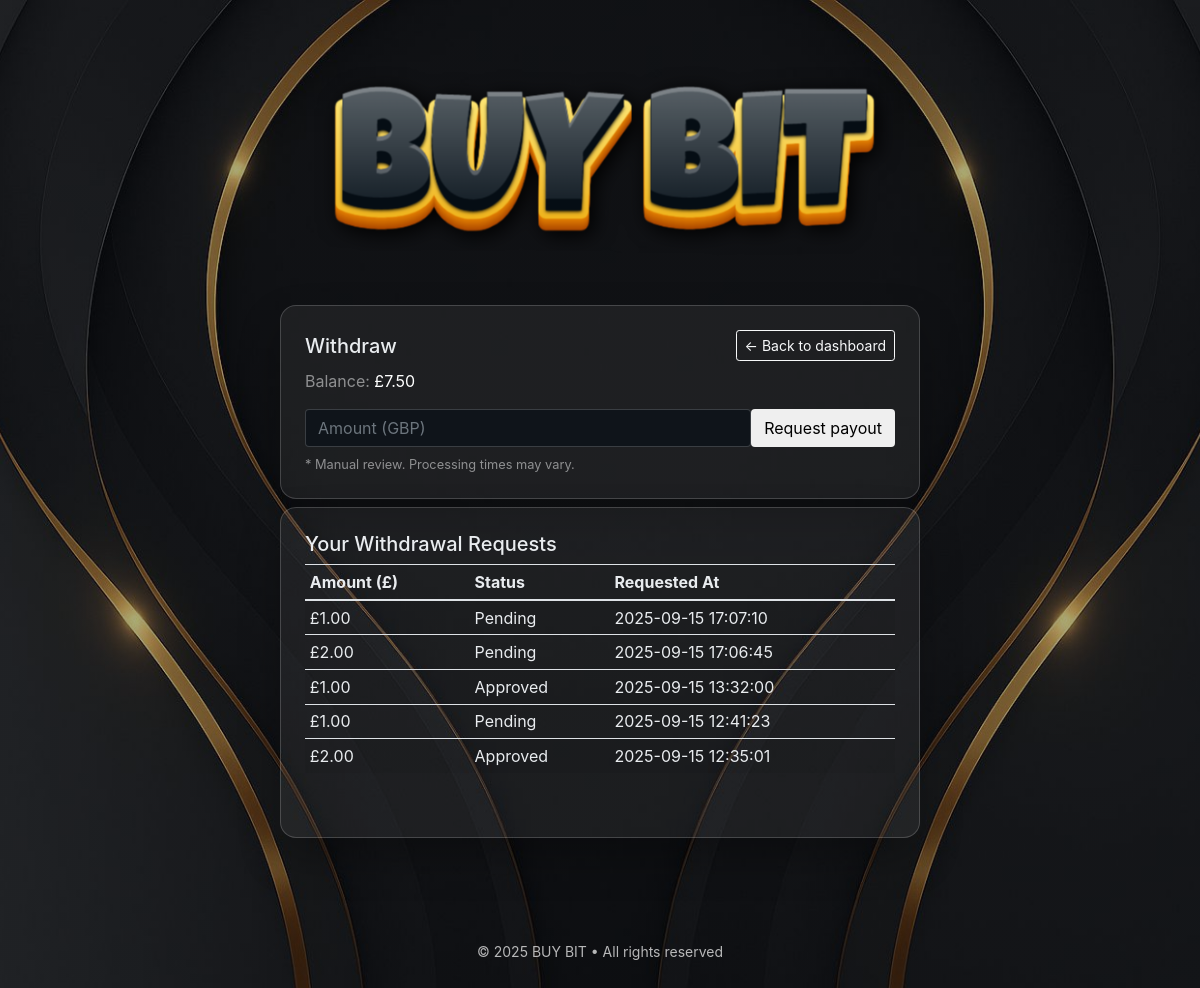
Page /withdraw (signed in) on the committed database.
### tables this page shows
CREATE TABLE withdrawals(
            id INTEGER PRIMARY KEY AUTOINCREMENT,
            user_id INTEGER NOT NULL,
            amount REAL NOT NULL,
            status TEXT DEFAULT 'pending',  -- pending, approved, rejected
            created_at DATETIME DEFAULT CURRENT_TIMESTAMP,
            FOREIGN KEY (user_id) REFERENCES users(id) ON DELETE CASCADE
        );

### app.py (the view)
@app.get("/withdraw", endpoint="withdraw_page")
def withdraw_page():
    if not is_logged_in():
        return redirect(url_for("login"))
    u = current_user()
    with get_db() as con:
        cur = con.cursor()
        row = cur.execute("SELECT id, paypal_email FROM users WHERE username=?", (u,)).fetchone()
        user_id = row["id"]
        paypal_email = row["paypal_email"] or ""
        withdrawals = cur.execute("""
            SELECT id, amount, status, created_at
            FROM withdrawals
            WHERE user_id = ?
            ORDER BY created_at DESC
        """, (user_id,)).fetchall()
    try:
        bal = total_balance(u)
    except Exception:
        bal = 0.0
    return render_template("withdraw.html", balance=bal, paypal_email=paypal_email,
                           username=u, withdrawals=withdrawals)

### app.py (called while the page is built)
def get_db():
    con = sqlite3.connect(DB_PATH, detect_types=sqlite3.PARSE_DECLTYPES)
    con.row_factory = sqlite3.Row
    return con

def current_user() -> Optional[str]:
    return session.get("username")

def is_logged_in() -> bool:
    return "username" in session

def total_balance(username: str) -> float:
    with get_db() as con:
        cur = con.cursor()
        row = cur.execute("SELECT COALESCE(SUM(amount),0) AS s FROM earnings WHERE user=?", (username,)).fetchone()
    try:
        total_earnings = float(row["s"] or 0.0)
        withdrawal_row = cur.execute("""
            SELECT COALESCE(SUM(amount), 0) AS total_withdrawn
            FROM withdrawals w
            JOIN users u ON w.user_id = u.id
            WHERE u.username = ? AND w.status = 'approved'
        """, (username,)).fetchone()
        total_withdrawn = float(withdrawal_row["total_withdrawn"] or 0.0)
        balance = total_earnings - total_withdrawn
        return balance
    except Exception:
        return 0.0

@app.context_processor
def inject_bg_defaults():
    return {
        "bg_video_url": os.getenv("BG_VIDEO_URL") or None,
        "bg_image_url": url_for("static", filename="img/bg.jpg"),
        "bg_dim": os.getenv("BG_DIM", ".35"),
        "show_dev_tools": SHOW_DEV_TOOLS,
        "PRICE_GBP": PRICE_GBP,
        "back_to_dashboard_url": url_for("dashboard") if is_logged_in() else url_for("login")
    }

@app.context_processor
def _back_link_ctx():
    return {"back_to_dashboard_url": url_for("dashboard")}

@app.before_request
def _legacy_safe_login_catcher():
    if request.path == "/_alias/safeLogin":
        if "username" in session:
            return redirect(url_for("dashboard"))
        return redirect(url_for("login"))

### templates/withdraw.html (shortened to what this page needs)
{% extends "base.html" %}
{% block content %}
<div class="container">
  <div class="glass-box p-4" style="max-width:640px; margin:0 auto;">
    <div class="d-flex justify-content-between align-items-center mb-2">
      <h5 class="m-0">Withdraw</h5>
      <a class="btn btn-sm btn-outline-light" href="{{ url_for('dashboard') }}">← Back to dashboard</a>
    </div>
    <div class="text-white-50 mb-3">
      Balance: <span class="text-white">£{{ "%.2f"|format(balance or 0) }}</span>
    </div>
    <form method="post" action="{{ url_for('withdraw_submit') }}" class="d-flex gap-2">
      <input class="form-control" name="amount" type="number" min="1" step="0.01" placeholder="Amount (GBP)" required>
      <button class="btn btn-outline-gold">Request payout</button>
    </form>
    <div class="text-white-50 small mt-2">
      * Manual review. Processing times may vary.
    </div>
  </div>
   <div class="glass-box p-4 mt-2" style="max-width:640px; margin:0 auto;">
    <h5>Your Withdrawal Requests</h5>
    <div class="table-responsive mb-4">
        <table class="table table-sm table-striped">
            <thead>
                <tr>
                    <th>Amount (£)</th>
                    <th>Status</th>
                    <th>Requested At</th>
                </tr>
            </thead>
            <tbody>
                {% for w in withdrawals %}
                <tr>
                    <td>£{{ "%.2f"|format(w.amount) }}</td>
                    <td>{{ w.status.title() }}</td>
                    <td>{{ w.created_at }}</td>
                </tr>
                {% else %}
                <tr>
                    <td colspan="3">No withdrawal requests yet.</td>
                </tr>
                {% endfor %}
            </tbody>
        </table>
    </div>
    </div>
</div>
{% endblock %}

### templates/base.html (shortened to what this page needs)
<!DOCTYPE html>
<html lang="en">
<head>
  <link rel="stylesheet" href="{{ url_for('static', filename='vendor/bootstrap/bootstrap.min.css') }}">
  <link rel="stylesheet" href="{{ url_for('static', filename='style.css', v=130) }}">
</head>
<body class="has-bg {{ 'bg-video' if bg_video_url else 'bg-image' }}"
      style="--bg-image:url('{{ bg_image_url }}'); --bg-dim: {{ bg_dim }};">
  <header class="bb-header">
    <div class="container text-center">
      {% block header_logo %}
      <a href="{{ url_for('services') }}" class="d-inline-block">
  <img src="{{ url_for('static', filename='logo.png') }}" alt="BUYBIT" class="brand-logo">
</a>
      {% endblock %}
    </div>
  </header>
  <main class="bb-main">
    <div class="container" style="max-width: 960px">
      {% block content %}{% endblock %}
    </div>
  </main>
  <footer class="bb-footer">
    © {{  now().year if false else 2025 }} BUY BIT • All rights reserved
  </footer>
</body>
</html>

### static/style.css (style rules this page uses)
:root { --bb-glass-bg: rgba(255,255,255,0.06); --bb-glass-brd: rgba(255,255,255,0.18); --bb-shadow : 0 20px 40px rgba(0,0,0,0.25); --bg-dim: .35; }
html, body { height: 100%; margin: 0; }
html, body { background: #0b0f14 !important; }
body { color: #e9ecef; overflow-x: hidden; }
.has-bg { position: relative; min-height: 100%; isolation: isolate; }
.has-bg.bg-image::before { content: ""; position: fixed; inset: 0; background-image: linear-gradient( rgba(11, 15, 20, var(--bg-dim)), rgba(11, 15, 20, var(--bg-dim)) ), var(--bg-image); background-position: center; background-size: cover; background-repeat: no-repeat; pointer-events: none; z-index: 0; }
.has-bg::after { content: ""; position: fixed; inset: 0; background:#0b0f14; z-index:-1; }
.bb-header, .bb-main, .bb-footer { position: relative; z-index: 1; }
.bb-header { padding: 20px 0 8px; }
.bb-main { min-height: calc(100vh - 160px); padding: 16px; }
.bb-footer { color: rgba(255,255,255,.7); font-size:.875rem; padding: 12px 0 28px; text-align:center; }
.glass-box { background: var(--bb-glass-bg); border: 1px solid var(--bb-glass-brd); border-radius: 16px; box-shadow: var(--bb-shadow); }
.form-control { background:#0f141a; border-color: rgba(255,255,255,.18); color:#e9ecef; }
.btn-outline-gold { --bs-btn-color:#f1c40f; --bs-btn-border-color:#f1c40f; --bs-btn-hover-bg:#f1c40f; --bs-btn-hover-color:#0b0f14; --bs-btn-hover-border-color:#f1c40f; }

### rows in the picture
withdrawals: amount "1.00", status "Pending", created_at "2025-09-15 17:07:10"
withdrawals: amount "2.00", status "Pending", created_at "2025-09-15 17:06:45"
withdrawals: amount "1.00", status "Approved", created_at "2025-09-15 13:32:00"
withdrawals: amount "1.00", status "Pending", created_at "2025-09-15 12:41:23"
withdrawals: amount "2.00", status "Approved", created_at "2025-09-15 12:35:01"

### other values in the picture
{{ "%.2f"|format(balance or 0) }} "7.50"
